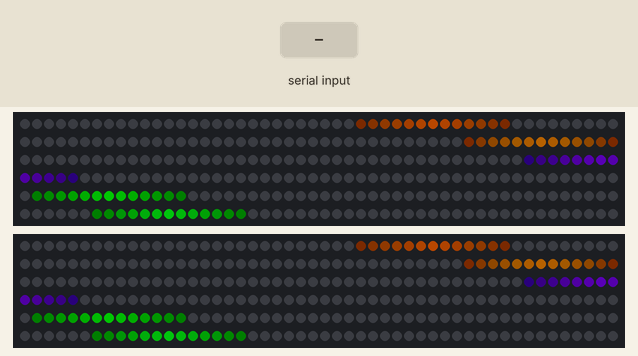
Simulated run of this sketch. Board: Arduino Uno, built with avr-gcc and run on an emulated ATmega328P. Parts: 2 × 300 RGB LEDs in strip order, left to right, continuing on the next row. The test bench sets the inputs (shaded band). Dim RGB values are drawn brighter than linear; random numbers use the default seed unless the sketch sets one.

Above: at 1.2 s.
1.3 s: "b" received over Serial
At 1.52 s:
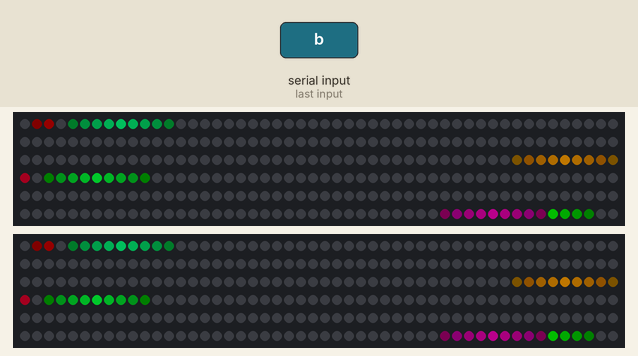
4.1 s: "a" received over Serial
At 4.47 s:
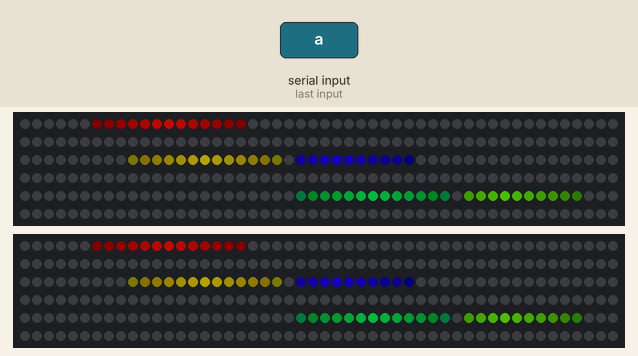
7.1 s: "c" received over Serial
At 7.36 s:
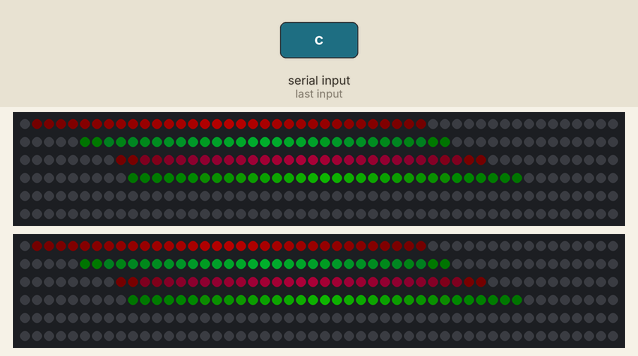
9.6 s: "1" received over Serial
At 9.6 s:
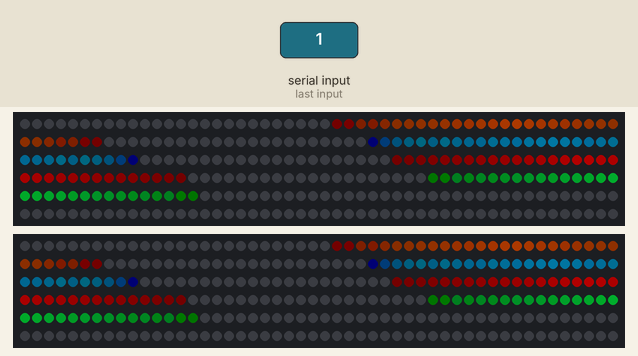
Timing chart, 0 to 12.1 s (numbered marks = the images above; inputs shaded):
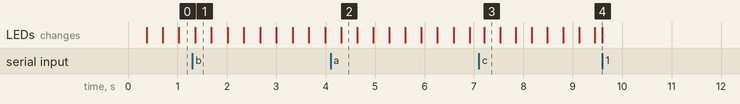

Measured:
- after the input at 9.6 s, every drawn part: stays the same

The sketch:

GettingBetter.ino
```cpp
#include <FastLED.h>
#define LED_PIN 7
#define LED_PIN_2 8
#define NUM_LEDS 300
char in = 'a';

CRGB leds[NUM_LEDS];
long clock;

void setup() {
    FastLED.addLeds<WS2812, LED_PIN, GRB>(leds, NUM_LEDS);
    FastLED.addLeds<WS2812, LED_PIN_2, GRB>(leds, NUM_LEDS);
    FastLED.setMaxPowerInVoltsAndMilliamps(5, 500);
    FastLED.clear();
    FastLED.show();
    Serial.begin(9600);
    clock = 0;
}

void end_to_end() {
    for (int i=0; i<NUM_LEDS; i++) {
        leds[0+i] = CRGB(100, 100-i, 200-2*i);
        leds[1+i] = CRGB(100, 100-i, 200-2*i);
        leds[2+i] = CRGB(100, 100-i, 200-2*i);
        leds[3+i] = CRGB(100, 100-i, 200-2*i);
        leds[4+i] = CRGB(100, 100-i, 200-2*i);
        leds[5+i] = CRGB(100, 100-i, 200-2*i);
        leds[6+i] = CRGB(100, 100-i, 200-2*i);
        leds[7+i] = CRGB(100, 100-i, 200-2*i);
        leds[8+i] = CRGB(100, 100-i, 200-2*i);
        leds[9+i] = CRGB(100, 100-i, 200-2*i);
        leds[10+i] = CRGB(100, 100-i, 200-2*i);
        leds[300-i] = CRGB(100, 100-i, 5+4*i);
        leds[299-i] = CRGB(100, 100-i, 5+4*i);
        leds[298-i] = CRGB(100, 100-i, 5+4*i);
        leds[297-i] = CRGB(100, 100-i, 5+4*i);
        leds[296-i] = CRGB(100, 100-i, 5+4*i);
        leds[295-i] = CRGB(100, 100-i, 5+4*i);
        leds[294-i] = CRGB(100, 100-i, 5+4*i);
        leds[293-i] = CRGB(100, 100-i, 5+4*i);
        leds[292-i] = CRGB(100, 100-i, 5+4*i);
        leds[291-i] = CRGB(100, 100-i, 5+4*i);
        leds[290-i] = CRGB(100, 100-i, 5+4*i);
        FastLED.show();
        delay(10);
        FastLED.clear();
    }
}

void still() {
  for (int i=0; i<NUM_LEDS; i++) {
          leds[300-i] = CRGB(100, 100-i, 5+4*i);
          leds[299-i] = CRGB(100, 100-i, 5+4*i);
          leds[298-i] = CRGB(100, 100-i, 5+4*i);
          leds[297-i] = CRGB(100, 100-i, 5+4*i);
          leds[296-i] = CRGB(100, 100-i, 5+4*i);
          leds[295-i] = CRGB(100, 100-i, 5+4*i);
          leds[294-i] = CRGB(100, 100-i, 5+4*i);
          leds[293-i] = CRGB(100, 100-i, 5+4*i);
          leds[292-i] = CRGB(100, 100-i, 5+4*i);
          leds[291-i] = CRGB(100, 100-i, 5+4*i);
          leds[290-i] = CRGB(100, 100-i, 5+4*i);
          FastLED.show();
      }
}

void rainbow_down_and_back() {
  for (int i = 0; i <= 290; i++) {
    leds[0+i] = CHSV(0+i, 255, 157);
    leds[1+i] = CHSV(1+i, 255, 157);
    leds[2+i] = CHSV(2+i, 255, 157);
    leds[3+i] = CHSV(3+i, 255, 157);
    leds[4+i] = CHSV(4+i, 255, 157);
    leds[5+i] = CHSV(5+i, 255, 157);
    leds[6+i] = CHSV(6+i, 255, 157);
    leds[7+i] = CHSV(7+i, 255, 157);
    leds[8+i] = CHSV(8+i, 255, 157);
    leds[9+i] = CHSV(9+i, 255, 157);
    leds[10+i] = CHSV(10+i, 255, 157);
    FastLED.show();
    delay(5);
    FastLED.clear();
    leds[random(300)] = CHSV(random(255), random(255), 110);
  }
  for (int i=300; i>=0; i--) {
     leds[i-1] = CHSV(0+i, 255, 157);
     leds[i-2] = CHSV(1+i, 255, 157);
     leds[i-3] = CHSV(2+i, 255, 157);
     leds[i-4] = CHSV(3+i, 255, 157);
     leds[i-5] = CHSV(4+i, 255, 157);
     leds[i-6] = CHSV(5+i, 255, 157);
     leds[i-7] = CHSV(6+i, 255, 157);
     leds[i-8] = CHSV(7+i, 255, 157);
     leds[i-9] = CHSV(8+i, 255, 157);
     leds[i-10] = CHSV(9+i, 255, 157);
     leds[i-11] = CHSV(10+i, 255, 157);
     FastLED.show();
     delay(5);
     FastLED.clear();
  }
}

void reset(){
  for (int i=0;i<NUM_LEDS;i++){
    leds[i] = CHSV( 0, 0, 0);
  }
  FastLED.show();
}


void crack2(){
   //turn everything white briefly
   int m = 125;
   int n = 175;
   while(m >= 0 && n <= 300){
    for(int i = m; i < n; i++){
      leds[i] = CHSV( random(0,255), 255, 185);
    }
    FastLED.show();
    delay(0);
    m-= 5;
    n+= 5;
   }

   m = 0;
   n = 300;
   while(m <= 125 && n >= 175){
     FastLED.clear();
     for(int i = m; i < n; i++){
      leds[i] = CHSV( random(0,255), 255, 185);
     }

    FastLED.show();

    delay(0);
    m+= 5;
    n-= 5;
   }
    fukl2();
}

void crack(){
   //turn everything white briefly
   for(int i=0;i<NUM_LEDS;i++) {
      leds[i] = CHSV( random(0,255), 255, 185);
   }
   FastLED.show();
   delay(random(10,100));
   reset();
}

void crackhead(){
   //turn everything white briefly
   for(int i=0;i<NUM_LEDS;i++) {
      leds[165] = CHSV( random(0,255), 255, 185);
      leds[164] = CHSV( random(0,255), 255, 185);
      leds[163] = CHSV( random(0,255), 255, 185);
      leds[162] = CHSV( random(0,255), 255, 185);
      leds[161] = CHSV( random(0,255), 255, 185);
      leds[160] = CHSV( random(0,255), 255, 185);
      leds[159] = CHSV( random(0,255), 255, 185);
      leds[158] = CHSV( random(0,255), 255, 185);
      leds[157] = CHSV( random(0,255), 255, 185);
      leds[156] = CHSV( random(0,255), 255, 185);
      leds[155] = CHSV( random(0,255), 255, 185);
      leds[154] = CHSV( random(0,255), 255, 185);
      leds[153] = CHSV( random(0,255), 255, 185);
      leds[152] = CHSV( random(0,255), 255, 185);
      leds[151] = CHSV( random(0,255), 255, 185);
      leds[150] = CHSV( random(0,255), 255, 185);
      leds[149] = CHSV( random(0,255), 255, 185);
      leds[148] = CHSV( random(0,255), 255, 185);
      leds[147] = CHSV( random(0,255), 255, 185);
      leds[146] = CHSV( random(0,255), 255, 185);
      leds[145] = CHSV( random(0,255), 255, 185);
      leds[144] = CHSV( random(0,255), 255, 185);
      leds[143] = CHSV( random(0,255), 255, 185);
      leds[142] = CHSV( random(0,255), 255, 185);
      leds[141] = CHSV( random(0,255), 255, 185);
      leds[140] = CHSV( random(0,255), 255, 185);
      leds[139] = CHSV( random(0,255), 255, 185);
      leds[138] = CHSV( random(0,255), 255, 185);
      leds[137] = CHSV( random(0,255), 255, 185);
      leds[136] = CHSV( random(0,255), 255, 185);
      leds[135] = CHSV( random(0,255), 255, 185);
   }
   FastLED.show();
   delay(1000);
}

void fukl() {
    Serial.println("here");
    for (int i=0; i<NUM_LEDS; i++) {
        leds[0+i] = CRGB(172+i, 0, 0);
        leds[1+i] = CRGB(172+i, 0, 0);
        leds[2+i] = CRGB(172+i, 0, 0);
        leds[3+i] = CRGB(172+i, 0, 0);
        leds[4+i] = CRGB(172+i, 0, 0);
        leds[5+i] = CRGB(172+i, 0, 0);
        leds[6+i] = CRGB(172+i, 0, 0);
        leds[7+i] = CRGB(172+i, 0, 0);
        leds[8+i] = CRGB(172+i, 0, 0);
        leds[9+i] = CRGB(172+i, 0, 0);
        leds[10+i] = CRGB(172+i, 0, 0);
        leds[300-i] = CRGB(0, 100-i, 5+4*i);
        leds[299-i] = CRGB(0, 100-i, 5+4*i);
        leds[298-i] = CRGB(0, 100-i, 5+4*i);
        leds[297-i] = CRGB(0, 100-i, 5+4*i);
        leds[296-i] = CRGB(0, 100-i, 5+4*i);
        leds[295-i] = CRGB(0, 100-i, 5+4*i);
        leds[294-i] = CRGB(0, 100-i, 5+4*i);
        leds[293-i] = CRGB(0, 100-i, 5+4*i);
        leds[292-i] = CRGB(0, 100-i, 5+4*i);
        leds[291-i] = CRGB(0, 100-i, 5+4*i);
        leds[290-i] = CRGB(0, 100-i, 5+4*i);
        if(i == 140){
          delay(100);
          crack2();
        }
        FastLED.show();
        delay(10);
        FastLED.clear();
    }
    Serial.println("Check");
}

void fukl2() {
    Serial.println("here");
    for (int i=0; i<NUM_LEDS; i++) {
        leds[149-i] = CRGB(172+i, 0, 0);
        leds[148-i] = CRGB(172+i, 0, 0);
        leds[147-i] = CRGB(172+i, 0, 0);
        leds[146-i] = CRGB(172+i, 0, 0);
        leds[145-i] = CRGB(172+i, 0, 0);
        leds[144-i] = CRGB(172+i, 0, 0);
        leds[143-i] = CRGB(172+i, 0, 0);
        leds[142-i] = CRGB(172+i, 0, 0);
        leds[141-i] = CRGB(172+i, 0, 0);
        leds[140-i] = CRGB(172+i, 0, 0);
        leds[139-i] = CRGB(172+i, 0, 0);
        leds[151+i] = CRGB(0, 50, i+50);
        leds[152+i] = CRGB(0, 50, i+50);
        leds[153+i] = CRGB(0, 50, i+50);
        leds[154+i] = CRGB(0, 50, i+50);
        leds[155+i] = CRGB(0, 50, i+50);
        leds[156+i] = CRGB(0, 50, i+50);
        leds[157+i] = CRGB(0, 50, i+50);
        leds[158+i] = CRGB(0, 50, i+50);
        leds[159+i] = CRGB(0, 50, i+50);
        leds[160+i] = CRGB(0, 50, i+50);
        leds[161+i] = CRGB(0, 50, i+50);
        if(i == 150){
          fukl();
        }
        FastLED.show();
        delay(10);
        FastLED.clear();
    }
}


void down_and_back_red_white() {
  for (int i = 0; i <= 290; i++) {
    leds[0+i] = CHSV(0, 255, 197);
    leds[1+i] = CHSV(0, 255, 197);
    leds[2+i] = CHSV(0, 255, 197);
    leds[3+i] = CHSV(0, 255, 197);
    leds[4+i] = CHSV(0, 255, 197);
    leds[5+i] = CHSV(0, 255, 197);
    leds[6+i] = CHSV(0, 255, 197);
    leds[7+i] = CHSV(0, 255, 197);
    leds[8+i] = CHSV(0, 255, 197);
    leds[9+i] = CHSV(0, 255, 197);
    leds[10+i] = CHSV(0, 255, 197);
    leds[300-i] = CRGB(255, 255, 197);
    leds[299-i] = CRGB(255, 255, 197);
    leds[298-i] = CRGB(255, 255, 197);
    leds[297-i] = CRGB(255, 255, 197);
    leds[296-i] = CRGB(255, 255, 197);
    leds[295-i] = CRGB(255, 255, 197);
    leds[294-i] = CRGB(255, 255, 197);
    leds[293-i] = CRGB(255, 255, 197);
    leds[292-i] = CRGB(255, 255, 197);
    leds[291-i] = CRGB(255, 255, 197);
    leds[290-i] = CRGB(255, 255, 197);
    FastLED.show();
    delay(15);
    FastLED.clear();
  }
  for (int i=300; i>=0; i--) {
     leds[i-1] = CRGB(255, 255, 255);
     leds[i-2] = CRGB(255, 255, 255);
     leds[i-3] = CRGB(255, 255, 255);
     leds[i-4] = CRGB(255, 255, 255);
     leds[i-5] = CRGB(255, 255, 255);
     leds[i-6] = CRGB(255, 255, 255);
     leds[i-7] = CRGB(255, 255, 255);
     leds[i-8] = CRGB(255, 255, 255);
     leds[i-9] = CRGB(255, 255, 255);
     leds[i-10] = CRGB(255, 255, 255);
     leds[i-11] = CRGB(255, 255, 255);
     FastLED.show();
     delay(15);
     FastLED.clear();
  }
}

void std_dots() {
  dots(5, 15, 5, 255, 2);
}

void fast_dots() {
  dots(8, 10, 10, 255, 2);
}

void slow_dots() {
  dots(4, 35, 2, 255, 2);
}

void dots(int sections, int len, int sped, int brightness, int fade) {
  // Changable
  int NUM_SECTIONS = sections;
  int SECTION_LENGTH = len;
  int SPEED = sped;
  int BRIGHTNESS = brightness;
  int FADE = fade; // KEEP BETWEEN 0 and 2

  int TRACK_LENGTH = (NUM_LEDS - SECTION_LENGTH)*2;
  int SECTION_OFFSET = TRACK_LENGTH / NUM_SECTIONS;

  FastLED.clear();

  // Iterate to make sections
  for (int sec = 0; sec < NUM_SECTIONS; sec++) {
    int offset = sec * SECTION_OFFSET;
    int pos = (int) ((clock + offset) * (SPEED / 5.0)) % TRACK_LENGTH;

    // Switch directions
    if (pos >= TRACK_LENGTH/2) {
      pos = TRACK_LENGTH - 1 - pos;
    }

    // Light up leds
    for (int l = 0; l < SECTION_LENGTH; l++) {
      int brightness = BRIGHTNESS - abs(SECTION_LENGTH/2 - l) * (BRIGHTNESS/SECTION_LENGTH) * FADE;
      leds[pos + l] = CHSV((((255 / NUM_SECTIONS) * sec) + pos) % 255, 255, brightness);
    }
  }
  FastLED.show();
}

void loop() {
  if (Serial.available() > 0) {
    FastLED.clear();
    in = Serial.read();
    clock = 0;
  }
  if (in == 'a') {
      std_dots();
  }
  else if (in =='b') {
      fast_dots();
  }
  else if (in == 'c') {
      slow_dots();
  }
  else {
    still();
  }
  delay(5);
  clock += 1;
  if (clock == 1000000) {
    clock = 0;
  }
}
```
